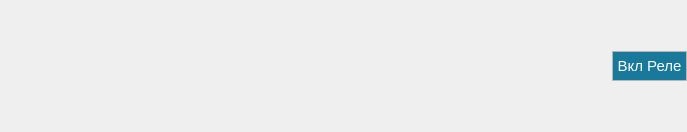
<?xml version="1.0" encoding="UTF-8"?>
<ui version="4.0">
 <class>graphDownHole</class>
 <widget class="QWidget" name="graphDownHole">
  <property name="geometry">
   <rect>
    <x>0</x>
    <y>0</y>
    <width>687</width>
    <height>132</height>
   </rect>
  </property>
  <property name="sizePolicy">
   <sizepolicy hsizetype="Minimum" vsizetype="Minimum">
    <horstretch>0</horstretch>
    <verstretch>0</verstretch>
   </sizepolicy>
  </property>
  <property name="minimumSize">
   <size>
    <width>0</width>
    <height>0</height>
   </size>
  </property>
  <property name="windowTitle">
   <string>Form</string>
  </property>
  <layout class="QGridLayout" name="gridLayout">
   <property name="leftMargin">
    <number>0</number>
   </property>
   <property name="topMargin">
    <number>0</number>
   </property>
   <property name="rightMargin">
    <number>0</number>
   </property>
   <property name="bottomMargin">
    <number>0</number>
   </property>
   <item row="0" column="0">
    <widget class="QCustomPlot" name="customPlot" native="true">
     <property name="sizePolicy">
      <sizepolicy hsizetype="Minimum" vsizetype="Minimum">
       <horstretch>1</horstretch>
       <verstretch>0</verstretch>
      </sizepolicy>
     </property>
     <property name="minimumSize">
      <size>
       <width>0</width>
       <height>0</height>
      </size>
     </property>
     <property name="sizeIncrement">
      <size>
       <width>0</width>
       <height>0</height>
      </size>
     </property>
    </widget>
   </item>
   <item row="0" column="1">
    <layout class="QVBoxLayout" name="verticalLayout" stretch="0,0,0">
     <property name="spacing">
      <number>0</number>
     </property>
     <property name="sizeConstraint">
      <enum>QLayout::SetNoConstraint</enum>
     </property>
     <property name="leftMargin">
      <number>0</number>
     </property>
     <item>
      <spacer name="verticalSpacer">
       <property name="orientation">
        <enum>Qt::Vertical</enum>
       </property>
       <property name="sizeType">
        <enum>QSizePolicy::Minimum</enum>
       </property>
       <property name="sizeHint" stdset="0">
        <size>
         <width>20</width>
         <height>40</height>
        </size>
       </property>
      </spacer>
     </item>
     <item>
      <widget class="QPushButton" name="relayModeButton">
       <property name="minimumSize">
        <size>
         <width>75</width>
         <height>30</height>
        </size>
       </property>
       <property name="maximumSize">
        <size>
         <width>75</width>
         <height>30</height>
        </size>
       </property>
       <property name="styleSheet">
        <string notr="true">#relayModeButton{
background-color: #18799b;
color: #ffffff; border-width: 1px; 
border-style: solid; 
border-color: rgb(181,181,181); 
font-family: Arial;
font-size: 11pt; font-weight: 450; border-radius: 1;
}
#relayModeButton:pressed{
background-color: #ffffff;
color: #18799b; border-width: 1px; 
border-style: solid; 
border-color: rgb(181,181,181); 
font-family: Arial;
font-size: 11pt; font-weight: 450; border-radius: 1;
}</string>
       </property>
       <property name="text">
        <string>Вкл Реле</string>
       </property>
       <property name="checkable">
        <bool>true</bool>
       </property>
      </widget>
     </item>
     <item>
      <spacer name="verticalSpacer_2">
       <property name="orientation">
        <enum>Qt::Vertical</enum>
       </property>
       <property name="sizeType">
        <enum>QSizePolicy::Minimum</enum>
       </property>
       <property name="sizeHint" stdset="0">
        <size>
         <width>20</width>
         <height>40</height>
        </size>
       </property>
      </spacer>
     </item>
    </layout>
   </item>
  </layout>
 </widget>
 <customwidgets>
  <customwidget>
   <class>QCustomPlot</class>
   <extends>QWidget</extends>
   <header location="global">qcustomplot/qcustomplot.h</header>
   <container>1</container>
  </customwidget>
 </customwidgets>
 <resources/>
 <connections/>
</ui>
